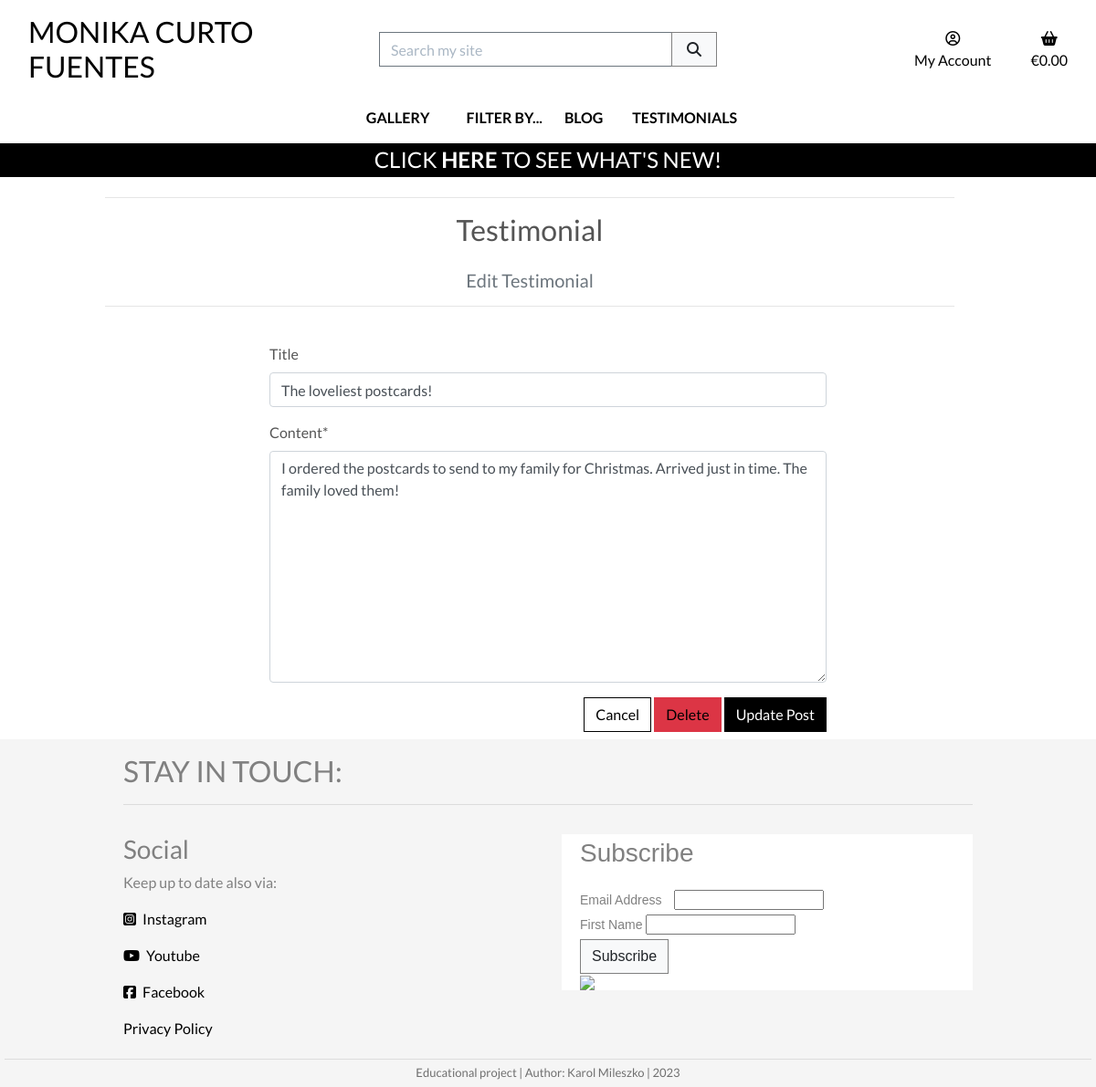
The app's page /testimonials/edit/30/ (signed in) with its own data.
### testimonials/models.py (models this page shows, shortened)
class Testimonial(models.Model):
    class Meta:
        ordering = ['-created_on']
    title = models.CharField(
        max_length=150,
        null=True,
        blank=True)
    author = models.ForeignKey(
        User,
        on_delete=models.SET_NULL,
        related_name="testimonials",
        null=True,
        blank=True)
    content = models.TextField()
    created_on = models.DateTimeField(
        auto_now_add=True)
    updated_on = models.DateTimeField(
        auto_now=True)
    priority = models.CharField(
        max_length=10,
        choices=PRIORITY_CHOICES,
        default="3 - Normal",
        null=True,
        blank=True)
    live = models.BooleanField(
        default=False)

### testimonials/views.py (the view)
@login_required
def testimonial_edit(request, testimonial_id):
    if not request.user.is_authenticated:
        messages.error(
            request,
            'Sorry, only authorized users can do that.')
        return redirect(
            reverse('home'))
    testimonial = get_object_or_404(Testimonial, pk=testimonial_id)
    if request.method == 'POST':
        form = TestimonialForm(
            request.POST,
            request.FILES,
            instance=testimonial)
        if form.is_valid():
            testimonial = form.save()
            messages.success(
                request,
                f'Successfully updated {testimonial.title}!')
            template = 'testimonials/testimonial_detail.html'
            context = {
                'form': form,
                'testimonial': testimonial,
                'hide_bag_toast': True
            }
            return render(request, template, context)
        else:
            messages.error(
                request,
                'Failed to update testimonial. \
                    Please ensure the form is valid.')
    else:
        form = TestimonialForm(instance=testimonial)
        messages.info(
            request,
            f'You are editing {testimonial.title}')
    template = 'testimonials/testimonial_edit.html'
    context = {
        'form': form,
        'testimonial': testimonial,
        'hide_bag_toast': True
    }
    return render(request, template, context)

### testimonials/forms.py
class TestimonialForm(forms.ModelForm):
    class Meta:
        model = Testimonial
        fields = (
            'title',
            'content',
            )

### bag/contexts.py (called while the page is built, shortened)
def bag_contents(request):
    bag_items = []
    total = 0
    product_count = 0
    bag = request.session.get('bag', {})
    if total < settings.FREE_DELIVERY_THRESHOLD and total > 0:
        min_charge = settings.DELIVERY_MIN_CHARGE
        delivery = max(
            total * Decimal(settings.STANDARD_DELIVERY_PERCENTAGE / 100),
            min_charge)
        free_delivery_delta = settings.FREE_DELIVERY_THRESHOLD - total
    else:
        delivery = 0
        free_delivery_delta = 0
    grand_total = delivery + total
    context = {
        'bag_items': bag_items,
        'total': total,
        'product_count': product_count,
        'delivery': delivery,
        'free_delivery_delta': free_delivery_delta,
        'free_delivery_threshold': settings.FREE_DELIVERY_THRESHOLD,
        'grand_total': grand_total,
    }
    return context

### testimonials/templates/testimonials/testimonial_edit.html (shortened to what this page needs)
{% extends "base.html" %}
{% load static %}
{% block page_header %}
    {% include "includes/page_header.html" with title="Testimonial" subtitle="Edit Testimonial" %}
{% endblock %}
{% block content %}
    <div class="container">
        <div class="row">
            <div class="col-12 col-md-8 offset-md-2">
                <form method="POST" action="{% url 'testimonial_edit' testimonial.id %}" class="form mb-2" enctype="multipart/form-data">
                    {% for field in form %}
                        {{ field | as_crispy_field }}
                    {% endfor %}
                    <div class="text-right">
                        <a class="btn btn-outline-black rounded-0" href="{% url 'testimonial_detail' testimonial.id %}">Cancel</a>
                        <a href="{% url 'testimonial_delete' testimonial.id %}" class="btn btn-danger  float-start rounded-0">Delete</a>
                        <button class="btn btn-black rounded-0" type="submit">Update Post</button>
                    </div>
                </form>
            </div>
        </div>
    </div>
{% endblock %}

### static/css/base.css (style rules this page uses)
html { height: 100%; }
body { background: url('/media/homepage_background.jpg') no-repeat center center fixed; background-size: cover; height: calc(100vh - 200px); color: #555; font-family: 'Lato'; }
a:link { color: black; text-decoration: none; }
.btn-black { background: black; color: white !important; }
.btn-outline-black { background: white; color: black !important; border: 1px solid black; }
@media (min-width: 1200px) { .container { max-width: 80%; } }

### records on screen
Testimonial: title "The loveliest postcards!" "I ordered the postcards to send to my family for Christmas. Arrived just in time. The family loved them!"

### other values on screen
{{ title }} "Testimonial"
{{ subtitle }} "Edit Testimonial"
